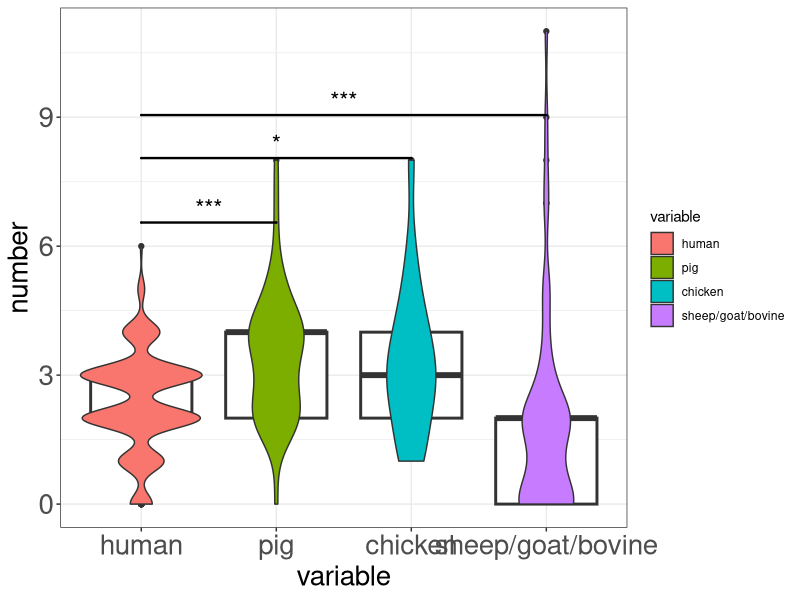

Here is the R script that generated this plot:
data <- readxl::read_xlsx("Figure 4B.xlsx")
library(ggplot2)
library(ggsignif)
library(reshape2)
data.melt = melt(data, value.name = "number")
data.melt$variable <- factor(data.melt$variable, levels = c("human", "pig", "chicken", "sheep/goat/bovine"))
ggplot(data.melt, aes(x = variable, y = number)) +
  geom_boxplot(size =1, weight = 2)+
  geom_violin(aes(fill = variable)) +
  theme_bw()+
  theme(
    axis.text = element_text(size = 20),  
    axis.title = element_text(size = 20) )+
  geom_signif(
    comparisons = list(c("human", "pig")),
    map_signif_level = TRUE,
    tip_length = c(0, 0, 0, 0),
    y_position = c(6, 6),
    size = 0.8,
    textsize = 6,
    test = "wilcox.test"
  )+
  geom_signif(
    comparisons = list(c("human", "chicken")),
    map_signif_level = TRUE,
    tip_length = c(0, 0, 0, 0),
    y_position = c(7.5, 7.5),
    size = 0.8,
    textsize = 6,
    test = "wilcox.test"
  )+
  geom_signif(
    comparisons = list(c("human", "sheep/goat/bovine")),
    map_signif_level = TRUE,
    tip_length = c(0, 0, 0, 0),
    y_position = c(8.5, 8.5),
    size = 0.8,
    textsize = 6,
    test = "wilcox.test"
  )

